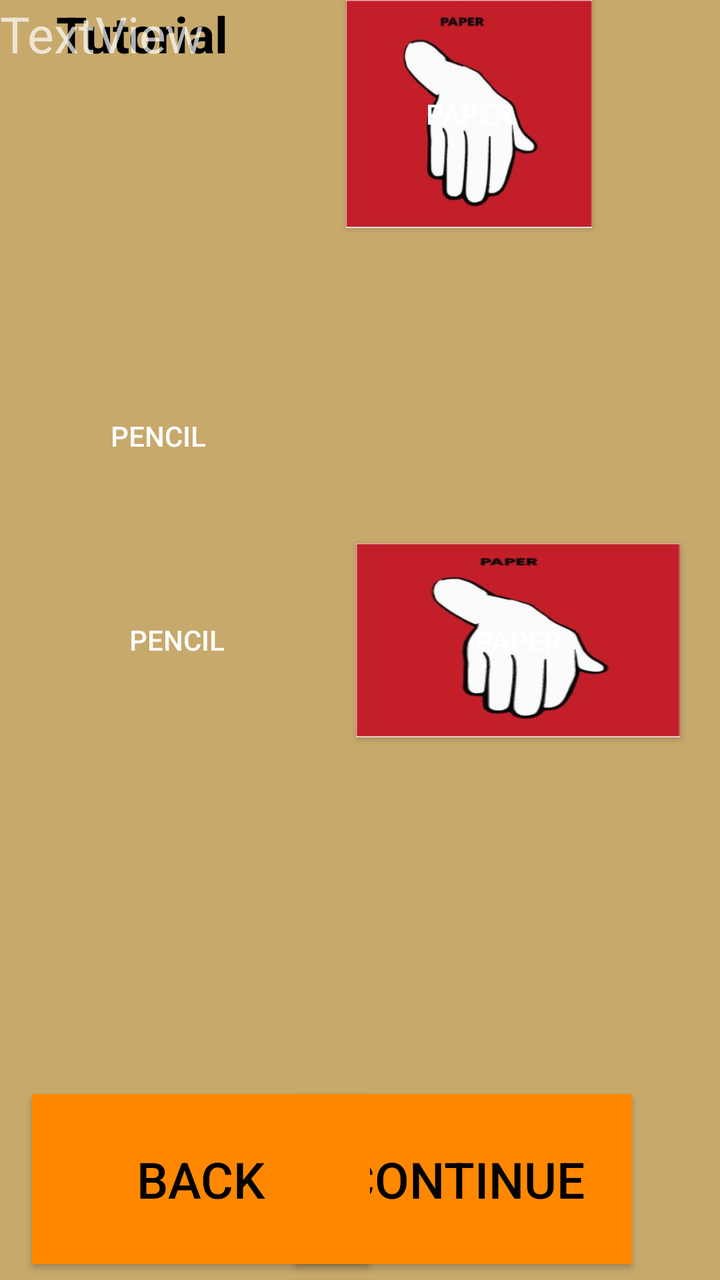
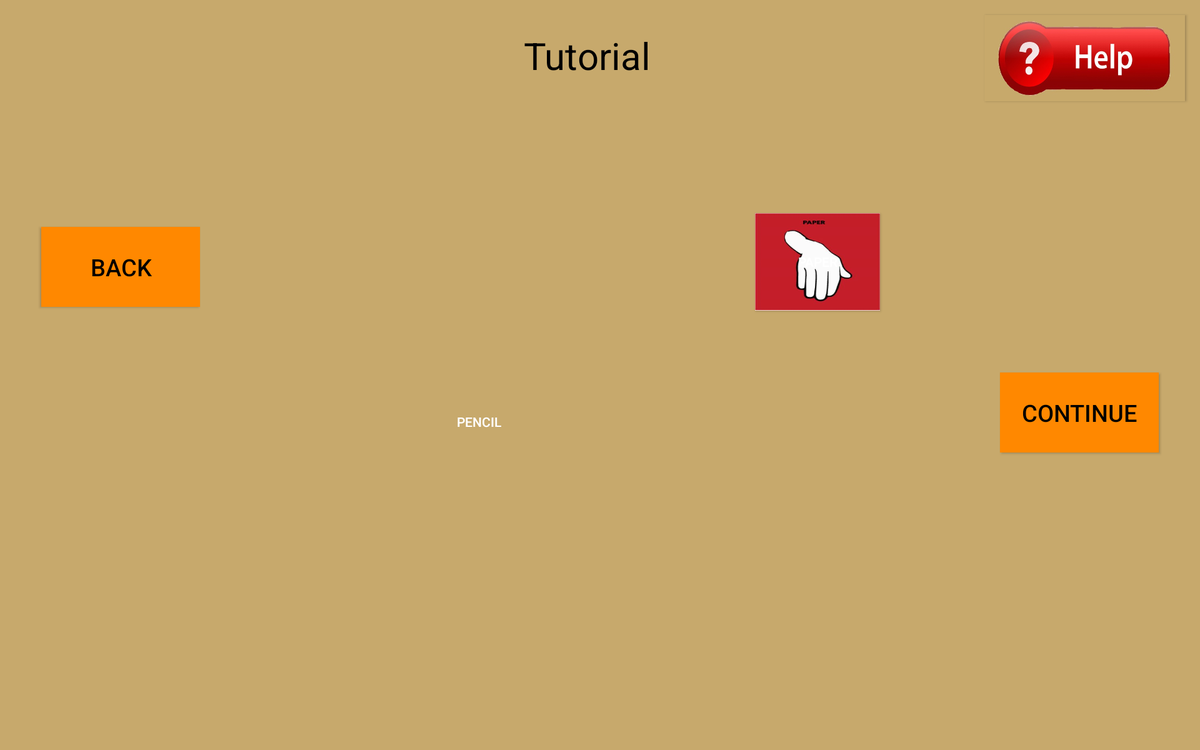

An Android layout and its configuration variant, each rendered on a device that would load it. The default file and the variant file are quoted in full after the pictures.
<!-- AndroidManifest.xml: application theme Theme.AppCompat -->
<!-- res/layout/activity_game12.xml -->
<?xml version="1.0" encoding="utf-8"?>
<android.support.constraint.ConstraintLayout xmlns:android="http://schemas.android.com/apk/res/android"
    xmlns:app="http://schemas.android.com/apk/res-auto"
    xmlns:tools="http://schemas.android.com/tools"
    android:id="@+id/layoutID"
    android:layout_width="match_parent"
    android:layout_height="match_parent"
    android:background="#c7a96c"
    tools:context="com.icsd.game.thesis.game12.Game12">


    <Button
        android:id="@+id/gp2"
        android:layout_width="162dp"
        android:layout_height="97dp"
        android:layout_marginBottom="8dp"
        android:layout_marginEnd="8dp"
        android:layout_marginStart="8dp"
        android:layout_marginTop="8dp"
        android:background="@drawable/paper"
        android:onClick="p2onClick"
        android:text="Paper"
        app:layout_constraintBottom_toBottomOf="parent"
        app:layout_constraintEnd_toEndOf="parent"
        app:layout_constraintHorizontal_bias="0.629"
        app:layout_constraintStart_toEndOf="@+id/gp1"
        app:layout_constraintTop_toTopOf="parent" />

    <Button
        android:id="@+id/gp1"
        android:layout_width="126dp"
        android:layout_height="98dp"
        android:layout_marginBottom="8dp"
        android:layout_marginEnd="8dp"
        android:layout_marginStart="8dp"
        android:layout_marginTop="8dp"
        android:background="@drawable/pencil"
        android:onClick="p1onClick"
        android:text=" Pencil"
        app:layout_constraintBottom_toBottomOf="parent"
        app:layout_constraintEnd_toStartOf="@+id/tutorialObjectIcon2"
        app:layout_constraintStart_toStartOf="parent"
        app:layout_constraintTop_toTopOf="parent" />

    <Button
        android:id="@+id/tieb"
        android:layout_width="139dp"
        android:layout_height="71dp"
        android:layout_marginBottom="8dp"
        android:layout_marginEnd="8dp"
        android:layout_marginStart="8dp"
        android:layout_marginTop="8dp"
        android:background="@android:color/holo_orange_dark"
        android:onClick="tieonClick"
        android:text="TIE"
        android:textColor="@android:color/black"
        android:textSize="25dp"
        android:visibility="invisible"
        app:layout_constraintBottom_toBottomOf="parent"
        app:layout_constraintEnd_toStartOf="@+id/tutorialbutton"
        app:layout_constraintHorizontal_bias="0.453"
        app:layout_constraintStart_toEndOf="@+id/tutorialbutton2"
        app:layout_constraintTop_toBottomOf="@+id/tutorialObjectIcon"
        app:layout_constraintVertical_bias="0.822" />

    <Button
        android:id="@+id/tutorialObjectIcon4"
        android:layout_width="90dp"
        android:layout_height="76dp"
        android:layout_marginBottom="8dp"
        android:layout_marginEnd="8dp"
        android:layout_marginStart="8dp"
        android:layout_marginTop="8dp"
        android:background="@drawable/pencil"
        android:text=" Pencil"
        android:visibility="invisible"
        app:layout_constraintBottom_toBottomOf="parent"
        app:layout_constraintEnd_toEndOf="parent"
        app:layout_constraintHorizontal_bias="0.345"
        app:layout_constraintStart_toStartOf="parent"
        app:layout_constraintTop_toTopOf="parent"
        app:layout_constraintVertical_bias="0.324" />

    <Button
        android:id="@+id/gameplayrock"
        android:layout_width="133dp"
        android:layout_height="104dp"
        android:layout_marginBottom="8dp"
        android:layout_marginEnd="8dp"
        android:layout_marginStart="8dp"
        android:layout_marginTop="8dp"
        android:background="@drawable/rock"
        android:onClick="gprockonclick"
        android:visibility="invisible"
        app:layout_constraintBottom_toBottomOf="parent"
        app:layout_constraintEnd_toEndOf="parent"
        app:layout_constraintHorizontal_bias="0.218"
        app:layout_constraintStart_toStartOf="parent"
        app:layout_constraintTop_toTopOf="parent"
        app:layout_constraintVertical_bias="0.497" />

    <Button
        android:id="@+id/gameplaypencil"
        android:layout_width="133dp"
        android:layout_height="104dp"
        android:layout_marginBottom="8dp"
        android:layout_marginEnd="8dp"
        android:layout_marginStart="8dp"
        android:layout_marginTop="8dp"
        android:background="@drawable/pencil"
        android:onClick="gppencilonclick"
        android:visibility="invisible"
        app:layout_constraintBottom_toBottomOf="parent"
        app:layout_constraintEnd_toEndOf="parent"
        app:layout_constraintHorizontal_bias="0.218"
        app:layout_constraintStart_toStartOf="parent"
        app:layout_constraintTop_toTopOf="parent"
        app:layout_constraintVertical_bias="0.497" />

    <Button
        android:id="@+id/gameplayscissors"
        android:layout_width="133dp"
        android:layout_height="104dp"
        android:layout_marginBottom="8dp"
        android:layout_marginEnd="8dp"
        android:layout_marginStart="8dp"
        android:layout_marginTop="8dp"
        android:background="@drawable/scissors"
        android:onClick="gpscissorsonclick"
        android:visibility="invisible"
        app:layout_constraintBottom_toBottomOf="parent"
        app:layout_constraintEnd_toEndOf="parent"
        app:layout_constraintHorizontal_bias="0.218"
        app:layout_constraintStart_toStartOf="parent"
        app:layout_constraintTop_toTopOf="parent"
        app:layout_constraintVertical_bias="0.497" />

    <Button
        android:id="@+id/gameplaypaper"
        android:layout_width="133dp"
        android:layout_height="106dp"
        android:background="@drawable/paper"
        android:onClick="gppaperonclick"
        android:visibility="invisible"
        tools:layout_editor_absoluteX="105dp"
        tools:layout_editor_absoluteY="102dp" />

    <Button
        android:id="@+id/tutorialObjectIcon3"
        android:layout_width="133dp"
        android:layout_height="104dp"
        android:background="@drawable/pencil"
        android:text=" Pencil"
        android:visibility="invisible"
        tools:layout_editor_absoluteX="105dp"
        tools:layout_editor_absoluteY="103dp" />

    <Button
        android:id="@+id/tutorialObjectIcon2"
        android:layout_width="123dp"
        android:layout_height="114dp"
        android:layout_marginEnd="64dp"
        android:background="@drawable/paper"
        android:text="Paper"
        app:layout_constraintEnd_toEndOf="parent"
        tools:layout_editor_absoluteY="98dp" />

    <Button
        android:id="@+id/tutorialbutton"
        android:layout_width="169dp"
        android:layout_height="85dp"
        android:layout_marginBottom="8dp"
        android:layout_marginEnd="44dp"
        android:layout_marginStart="8dp"
        android:background="@android:color/holo_orange_dark"
        android:onClick="continueonClick"
        android:text="continue"
        android:textColor="@android:color/black"
        android:textSize="25dp"
        app:layout_constraintBottom_toBottomOf="parent"
        app:layout_constraintEnd_toEndOf="parent"
        app:layout_constraintHorizontal_bias="1.0"
        app:layout_constraintStart_toEndOf="@+id/paper" />

    <TextView
        android:id="@+id/textView"
        android:layout_width="225dp"
        android:layout_height="79dp"
        android:layout_marginStart="28dp"
        android:text="Tutorial"
        android:textColor="@android:color/black"
        android:textSize="25sp"
        android:textStyle="bold"
        app:layout_constraintStart_toStartOf="parent"
        app:layout_constraintTop_toTopOf="parent" />

    <Button
        android:id="@+id/tutorialObjectIcon"
        android:layout_width="108dp"
        android:layout_height="86dp"
        android:layout_marginBottom="8dp"
        android:layout_marginEnd="8dp"
        android:layout_marginStart="8dp"
        android:layout_marginTop="8dp"
        android:background="@drawable/pencil"
        android:text=" Pencil"
        app:layout_constraintBottom_toBottomOf="parent"
        app:layout_constraintEnd_toStartOf="@+id/tutorialObjectIcon2"
        app:layout_constraintHorizontal_bias="0.314"
        app:layout_constraintStart_toStartOf="parent"
        app:layout_constraintTop_toBottomOf="@+id/textView"
        app:layout_constraintVertical_bias="0.192" />

    <Button
        android:id="@+id/tutorialbutton2"
        android:layout_width="169dp"
        android:layout_height="85dp"
        android:layout_marginBottom="8dp"
        android:layout_marginStart="16dp"
        android:layout_marginTop="144dp"
        android:background="@android:color/holo_orange_dark"
        android:onClick="backonClick"
        android:text="BACK"
        android:textColor="@android:color/black"
        android:textSize="25dp"
        app:layout_constraintBottom_toBottomOf="parent"
        app:layout_constraintStart_toStartOf="parent"
        app:layout_constraintTop_toBottomOf="@+id/textView"
        app:layout_constraintVertical_bias="1.0" />

    <TextView
        android:id="@+id/correctans"
        android:layout_width="301dp"
        android:layout_height="70dp"
        android:text="TextView"
        android:textSize="25sp"
        tools:layout_editor_absoluteX="259dp"
        tools:layout_editor_absoluteY="16dp" />

</android.support.constraint.ConstraintLayout>
<!-- resources referenced by this layout -->
<resources>
  <!-- drawable paper: jpg bitmap (drawable, 17035 bytes) -->
  <!-- drawable rock: jpg bitmap (drawable, 17056 bytes) -->
  <!-- drawable scissors: jpg bitmap (drawable, 18380 bytes) -->
</resources>
<!-- res/layout-sw720dp/activity_game12.xml (the repository's variant of the layout above) -->
<!-- drawn on a large tablet held sideways -->
<?xml version="1.0" encoding="utf-8"?>
<android.support.constraint.ConstraintLayout xmlns:android="http://schemas.android.com/apk/res/android"
    xmlns:app="http://schemas.android.com/apk/res-auto"
    xmlns:tools="http://schemas.android.com/tools"
    android:layout_width="match_parent"
    android:layout_height="match_parent"
    android:background="#c7a96c"
    tools:context="com.icsd.game.thesis.Game12.Game12">


    <Button
        android:id="@+id/tieb"
        android:layout_width="139dp"
        android:layout_height="71dp"
        android:layout_marginBottom="8dp"
        android:layout_marginEnd="8dp"
        android:layout_marginStart="8dp"
        android:layout_marginTop="8dp"
        android:background="@android:color/holo_orange_dark"
        android:onClick="backonClick"
        android:text="TIE"
        android:textColor="@android:color/black"
        android:textSize="25dp"
        android:visibility="invisible"
        app:layout_constraintBottom_toBottomOf="parent"
        app:layout_constraintEnd_toStartOf="@+id/tutorialbutton"
        app:layout_constraintHorizontal_bias="0.464"
        app:layout_constraintStart_toEndOf="@+id/tutorialbutton2"
        app:layout_constraintTop_toBottomOf="@+id/tutorialObjectIcon"
        app:layout_constraintVertical_bias="0.354" />

    <Button
        android:id="@+id/tutorialObjectIcon4"
        android:layout_width="133dp"
        android:layout_height="104dp"
        android:layout_marginBottom="28dp"
        android:layout_marginEnd="8dp"
        android:layout_marginStart="8dp"
        android:layout_marginTop="8dp"
        android:background="@drawable/pencil"
        android:text=" Pencil"
        android:visibility="invisible"
        app:layout_constraintBottom_toBottomOf="parent"
        app:layout_constraintEnd_toStartOf="@+id/tutorialbutton"
        app:layout_constraintHorizontal_bias="0.444"
        app:layout_constraintStart_toEndOf="@+id/tutorialObjectIcon"
        app:layout_constraintTop_toBottomOf="@+id/tutorialObjectIcon3"
        app:layout_constraintVertical_bias="0.375" />
    <Button
        android:id="@+id/gameplayrock"
        android:layout_width="133dp"
        android:layout_height="104dp"
        android:background="@drawable/rock"
        android:text=" Pencil"
        android:visibility="invisible"
        />
    <Button
        android:id="@+id/gameplaypencil"
        android:layout_width="133dp"
        android:layout_height="104dp"
        android:background="@drawable/pencil"
        android:text=" Pencil"
        android:visibility="invisible"
        />
    <Button
        android:id="@+id/gameplayscissors"
        android:layout_width="133dp"
        android:layout_height="104dp"
        android:background="@drawable/scissors"
        android:text=" Pencil"
        android:visibility="invisible"
        />
    <Button
        android:id="@+id/gameplaypaper"
        android:layout_width="133dp"
        android:layout_height="104dp"
        android:background="@drawable/paper"
        android:text=" Pencil"
        android:visibility="invisible"
        />

    <Button
        android:id="@+id/tutorialObjectIcon3"
        android:layout_width="133dp"
        android:layout_height="104dp"
        android:layout_marginEnd="8dp"
        android:layout_marginStart="8dp"
        android:layout_marginTop="88dp"
        android:background="@drawable/pencil"
        android:text=" Pencil"
        android:visibility="invisible"
        app:layout_constraintEnd_toStartOf="@+id/tutorialbutton"
        app:layout_constraintHorizontal_bias="0.444"
        app:layout_constraintStart_toEndOf="@+id/tutorialObjectIcon"
        app:layout_constraintTop_toBottomOf="@+id/textView" />

    <Button
        android:id="@+id/tutorialObjectIcon2"
        android:layout_width="133dp"
        android:layout_height="104dp"
        android:layout_marginEnd="128dp"
        android:layout_marginTop="136dp"
        android:background="@drawable/paper"
        android:onClick="p2onClick"
        android:text="Paper"
        app:layout_constraintEnd_toStartOf="@+id/tutorialbutton"
        app:layout_constraintTop_toBottomOf="@+id/textView" />

    <Button
        android:id="@+id/tutorialbutton"
        android:layout_width="169dp"
        android:layout_height="85dp"
        android:layout_marginBottom="8dp"
        android:layout_marginEnd="44dp"
        android:layout_marginStart="8dp"
        android:layout_marginTop="8dp"
        android:background="@android:color/holo_orange_dark"
        android:onClick="continueonClick"
        android:text="continue"
        android:textColor="@android:color/black"
        android:textSize="25dp"
        app:layout_constraintBottom_toBottomOf="parent"
        app:layout_constraintEnd_toEndOf="parent"
        app:layout_constraintHorizontal_bias="1.0"
        app:layout_constraintStart_toEndOf="@+id/paper"
        app:layout_constraintTop_toBottomOf="@+id/help_button9"
        app:layout_constraintVertical_bias="0.476" />

    <Button
        android:id="@+id/help_button9"
        android:layout_width="214dp"
        android:layout_height="92dp"
        android:layout_marginBottom="8dp"
        android:layout_marginEnd="16dp"
        android:layout_marginTop="16dp"
        android:background="@drawable/help_icon"
        app:layout_constraintBottom_toBottomOf="parent"
        app:layout_constraintEnd_toEndOf="parent"
        app:layout_constraintTop_toTopOf="parent"
        app:layout_constraintVertical_bias="0.0" />

    <TextView
        android:id="@+id/textView"
        android:layout_width="164dp"
        android:layout_height="59dp"
        android:layout_marginEnd="8dp"
        android:layout_marginStart="8dp"
        android:layout_marginTop="32dp"
        android:text="Tutorial"
        android:textColor="@android:color/black"
        android:textSize="40dp"
        app:layout_constraintEnd_toStartOf="@+id/help_button9"
        app:layout_constraintHorizontal_bias="0.633"
        app:layout_constraintStart_toStartOf="parent"
        app:layout_constraintTop_toTopOf="parent" />

    <Button
        android:id="@+id/tutorialObjectIcon"
        android:layout_width="133dp"
        android:layout_height="104dp"
        android:layout_marginBottom="8dp"
        android:layout_marginEnd="8dp"
        android:layout_marginStart="8dp"
        android:layout_marginTop="8dp"
        android:background="@drawable/pencil"
        android:onClick="p1onClick"
        android:text=" Pencil"
        app:layout_constraintBottom_toBottomOf="parent"
        app:layout_constraintEnd_toStartOf="@+id/tutorialObjectIcon2"
        app:layout_constraintStart_toEndOf="@+id/tutorialbutton2"
        app:layout_constraintTop_toBottomOf="@+id/textView"
        app:layout_constraintVertical_bias="0.507" />

    <Button
        android:id="@+id/tutorialbutton2"
        android:layout_width="169dp"
        android:layout_height="85dp"
        android:layout_marginBottom="8dp"
        android:layout_marginStart="44dp"
        android:layout_marginTop="144dp"
        android:background="@android:color/holo_orange_dark"
        android:onClick="backonClick"
        android:text="BACK"
        android:textColor="@android:color/black"
        android:textSize="25dp"
        app:layout_constraintBottom_toBottomOf="parent"
        app:layout_constraintStart_toStartOf="parent"
        app:layout_constraintTop_toBottomOf="@+id/textView"
        app:layout_constraintVertical_bias="0.014" />

</android.support.constraint.ConstraintLayout>
<!-- resources referenced by the variant -->
<!-- as a large tablet held sideways resolves them -->
<resources>
  <!-- drawable help_icon: jpg bitmap (drawable, 24482 bytes) -->
  <!-- drawable paper: jpg bitmap (drawable, 17035 bytes) -->
  <!-- drawable rock: jpg bitmap (drawable, 17056 bytes) -->
  <!-- drawable scissors: jpg bitmap (drawable, 18380 bytes) -->
</resources>
